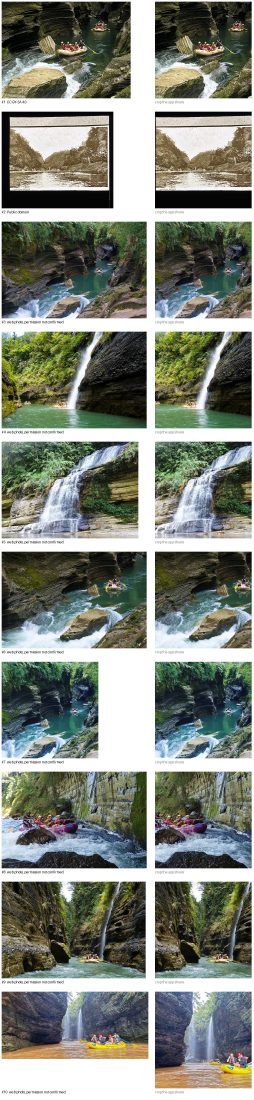
#> input picture curation/expand-region-fiji/lens/second/sheets/coral-coast__spot-coral-coast-5.jpg, 760 x 3300 px (shown at 1/3 size)
$ python -i second-judge.py   (imports and definitions only)
#> lines starting #> are read from the running program, lines starting #| are printed output that depends on the picture
#> further down, picture is the input picture: PIL image 760x3300 RGB; mean R, G, B 127.6, 132.2, 122.3
#!/usr/bin/env python3
"""Lens second judge, batched across a run's groups, with the mechanical checks done by script first (PIPELINES.md →
Pipeline B step 4). The second judge judges ONLY the photo the first judge picked, pass or fail, and only on what
needs eyes: right place, the thing itself, a real photo, the subject inside the crop. It never picks another file.

  python3 scripts/curation/second-judge.py build <lens-dir> [--size 35]
  python3 scripts/curation/second-judge.py split <lens-dir>

build: for every group under <lens-dir> (a folder with task.json, candidates.json, judge-1.json; also candidates-search.json
and judge-1-search.json when the searcher's finds were judged), takes the slots where the first judge chose a NEW file and
checks the candidate the first judge chose (the slot's `judge_this`) and gives the second judge that one photo to pass or fail:
  size      width under the slot's floor (960 for all), or a header outside aspect 0.6–2.0 → fail
  licence   NC, all rights reserved, or no licence → fail
  in use    the same file is already another spot's photo → fail; a destination's header or why-visit photo → note only
            (sharing within one destination is allowed: IMAGES.md → "Why visit photos")
  bright    centre-square 40th percentile < 0.22 or mean < 0.30 → note (the reconciler brightens it)
  crop      share of the photo a square (or a 1.6:1 why-visit card) shows → note, and the crop is drawn on the sheet
Writes <lens-dir>/second/precheck.json (the picked candidate's results), second/sheets/<group>__<slot>.jpg (the picked
photo whole beside the crop the app shows), second/batch-NN.json (the slots, about --size per batch, across groups; one
second judge per batch) and second/auto-none.json (slots whose picked photo fails the scripted checks: no judge needed).

split: reads the judges' second/batch-NN.out.json ({"<group>|<slot>": {pass: true|false, candidates, hero_crop?, …}}) plus
auto-none.json and merges them into each group's judge-2.json, the file record-verdicts.ts and the reconciler already
read: a pass becomes choice = the first judge's file, a fail becomes "none: <reason>".
Batch size: a judge's cost is mostly its fixed start (reading the rules and files), so 33 slots cost about the same as 10
on Tonga (58k vs 71k tokens). Keep --size at 30–40; more than about 40 slots makes one agent's turns long.
"""
import glob, json, os, re, sys
from PIL import Image, ImageDraw

MIN_W = {'header': 960, 'why': 960, 'spot': 960}
FLOOR_P40, FLOOR_MEAN = 0.22, 0.30


def kind(slot):
    return 'header' if slot.endswith(':header') else 'why' if ':why' in slot else 'spot'


# [11 lines left out: functions load, new_file_choice, not called in this run]


def same_file(a, b):
    n = lambda x: os.path.basename(str(x or '').split('?')[0]).replace('_', ' ').lower()
    return bool(a) and bool(b) and (str(a) == str(b) or n(a) == n(b))


# [38 lines left out: functions picked, licence_check, in_use_index, image_of, not called in this run]


def brightness(im):
    g = im.convert('L'); w, h = g.size; s = min(w, h)
#> after `g = im.convert('L')`:
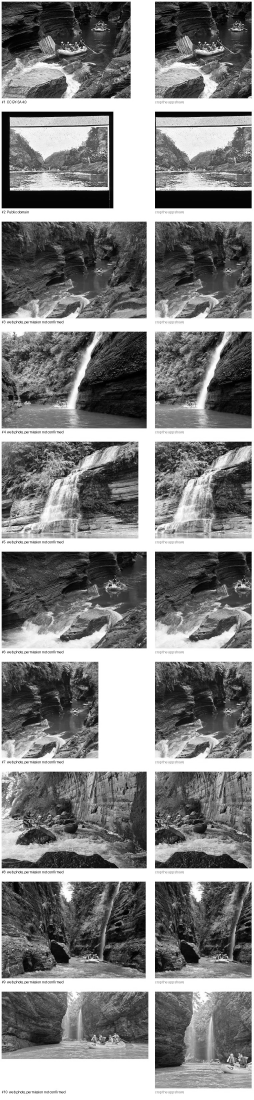
#> g: PIL image 760x3300 L (shown at 1/3 size); min 0, max 255, mean 129.7
#> after `w, h = g.size`: w = 760; h = 3300
#> after `s = min(w, h)`: s = 760
    px = sorted(g.crop(((w - s) // 2, (h - s) // 2, (w + s) // 2, (h + s) // 2)).resize((96, 96)).getdata())
#> px = 9216 values from 0 to 255
    return px[int(len(px) * 0.4)] / 255, sum(px) / len(px) / 255


# [119 lines left out: functions crop_box, check, sheet, build, split, not called in this run]


# [5 lines not run here, left out]

>>> from PIL import Image
>>> picture = Image.open('../../curation/expand-region-fiji/lens/second/sheets/coral-coast__spot-coral-coast-5.jpg')
>>> result = brightness(picture)
#> result = (0.392, 0.541)
